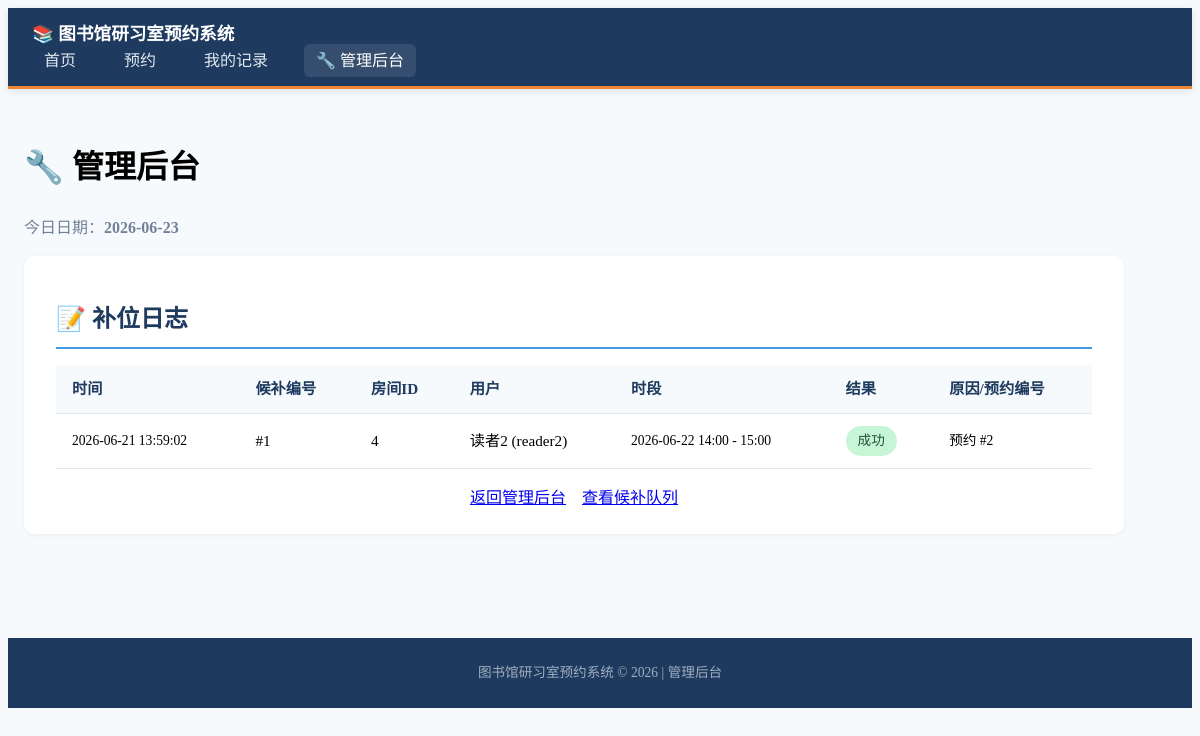
/admin/fill-logs, run on an earlier commit of the app's database.
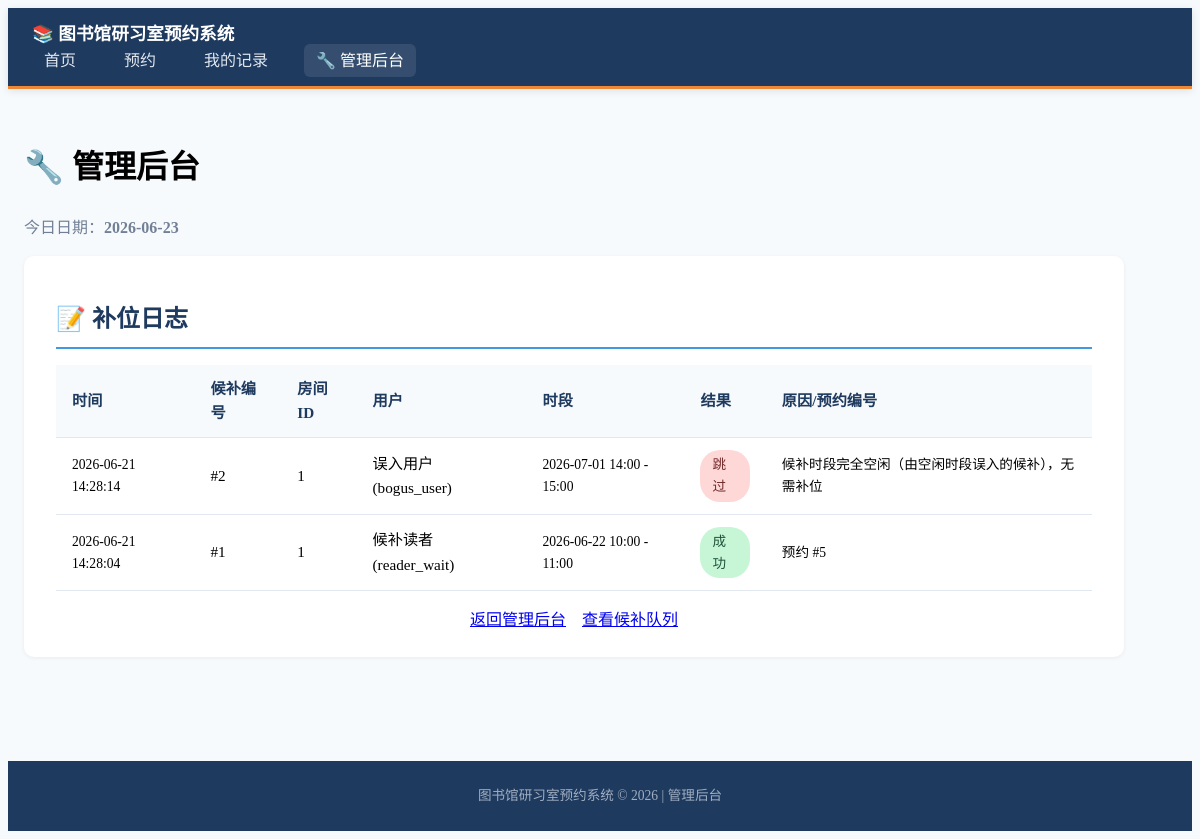
And on a later commit of the database.
### models.py (models this page shows)
class WaitlistFillLog(Base):
    __tablename__ = "waitlist_fill_logs"
    id = Column(Integer, primary_key=True, index=True)
    waitlist_id = Column(Integer, ForeignKey("waitlist_entries.id"), nullable=False)
    room_id = Column(Integer, nullable=False)
    user_id = Column(String(100), nullable=False)
    user_name = Column(String(100), nullable=False)
    start_time = Column(DateTime, nullable=False)
    end_time = Column(DateTime, nullable=False)
    success = Column(Boolean, nullable=False, default=False)
    reason = Column(Text, nullable=True)
    booking_id = Column(Integer, nullable=True)
    created_at = Column(DateTime, default=datetime.now)
    waitlist_entry = relationship("WaitlistEntry", back_populates="fill_logs")

### main.py (the view)
@app.get("/admin/fill-logs", response_class=HTMLResponse)
async def admin_fill_logs(
    request: Request,
    db: Session = Depends(get_db)
):
    logs = db.query(WaitlistFillLog).order_by(WaitlistFillLog.created_at.desc()).limit(200).all()
    return templates.TemplateResponse("admin.html", {
        "request": request,
        "fill_logs": logs,
        "show_fill_logs_tab": True,
        "today": date.today().strftime("%Y-%m-%d"),
    })

### templates/admin.html (shortened to what this page needs)
<!DOCTYPE html>
<html lang="zh-CN">
<head>
    <link rel="stylesheet" href="https://cdn.jsdelivr.net/npm/@picocss/pico@1/css/pico.min.css">
    <link rel="stylesheet" href="/static/style.css">
</head>
<body>
    <nav class="container-fluid nav-bar">
        <ul>
            <li><strong>📚 图书馆研习室预约系统</strong></li>
        </ul>
        <ul>
            <li><a href="/">首页</a></li>
            <li><a href="/book">预约</a></li>
            <li><a href="/history">我的记录</a></li>
            <li><a href="/admin" class="active">🔧 管理后台</a></li>
        </ul>
    </nav>
    <main class="container">
        <h1>🔧 管理后台</h1>
        <p class="muted">今日日期：<strong>{{ today }}</strong></p>
        {% if show_waitlist_tab %}
        <section>
            <h2>📋 候补队列</h2>
            <form method="get" action="/admin/waitlist" class="form-inline" style="margin-bottom:1rem;">
                <div>
                    <label for="filter_room">按房间筛选</label>
                    <select id="filter_room" name="room_id" onchange="this.form.submit()">
                        <option value="">全部房间</option>
                        {% for room in rooms %}
                        <option value="{{ room.id }}" {% if filter_room_id and filter_room_id == room.id %}selected{% endif %}>
                            {{ room.name }}
                        </option>
                        {% endfor %}
                    </select>
                </div>
            </form>
            {% if waitlist_entries %}
            <div class="table-container">
                <table>
                    <thead>
                        <tr>
                            <th>编号</th>
                            <th>房间</th>
                            <th>候补人</th>
                            <th>日期</th>
                            <th>候补时段</th>
                            <th>时长</th>
                            <th>排队位置</th>
                            <th>加入时间</th>
                        </tr>
                    </thead>
                    <tbody>
                        {% for we in waitlist_entries %}
                        {% set entry = we.entry %}
                        <tr>
                            <td>#{{ entry.id }}</td>
                            <td><strong>{{ entry.room.name }}</strong></td>
                            <td>{{ entry.user_name }} ({{ entry.user_id }})</td>
                            <td>{{ entry.start_time.strftime('%Y-%m-%d') }}</td>
                            <td>{{ entry.start_time.strftime('%H:%M') }} - {{ entry.end_time.strftime('%H:%M') }}</td>
                            <td>
                                {% set delta = (entry.end_time - entry.start_time).total_seconds() / 60 %}
                                {{ '%d' | format(delta) }} 分钟
                            </td>
                            <td><strong class="position-num">第 {{ we.position }} 位</strong></td>
                            <td class="small muted">{{ entry.created_at.strftime('%Y-%m-%d %H:%M') }}</td>
                        </tr>
                        {% endfor %}
                    </tbody>
                </table>
            </div>
            {% else %}
            <div class="empty-state">
                <p class="muted">当前无等待中的候补</p>
            </div>
            {% endif %}
            <div class="quick-links" style="margin-top:1rem;">
                <a href="/admin" role="button" class="secondary">返回管理后台</a>
                <a href="/admin/fill-logs" role="button" class="secondary">查看补位日志</a>
            </div>
        </section>
        {% elif show_fill_logs_tab %}
        <section>
            <h2>📝 补位日志</h2>
            {% if fill_logs %}
            <div class="table-container">
                <table>
                    <thead>
                        <tr>
                            <th>时间</th>
                            <th>候补编号</th>
                            <th>房间ID</th>
                            <th>用户</th>
                            <th>时段</th>
                            <th>结果</th>
                            <th>原因/预约编号</th>
                        </tr>
                    </thead>
                    <tbody>
                        {% for fl in fill_logs %}
                        <tr>
                            <td class="small">{{ fl.created_at.strftime('%Y-%m-%d %H:%M:%S') }}</td>
                            <td>#{{ fl.waitlist_id }}</td>
                            <td>{{ fl.room_id }}</td>
                            <td>{{ fl.user_name }} ({{ fl.user_id }})</td>
                            <td class="small">{{ fl.start_time.strftime('%Y-%m-%d %H:%M') }} - {{ fl.end_time.strftime('%H:%M') }}</td>
                            <td>
                                {% if fl.success %}
                                    <span class="badge badge-success">成功</span>
                                {% else %}
                                    <span class="badge badge-cancel">跳过</span>
                                {% endif %}
                            </td>
                            <td class="small">
                                {% if fl.success %}
                                    预约 #{{ fl.booking_id }}
                                {% else %}
                                    {{ fl.reason }}
                                {% endif %}
                            </td>
                        </tr>
                        {% endfor %}
                    </tbody>
                </table>
            </div>
            {% else %}
            <div class="empty-state">
                <p class="muted">暂无补位日志</p>
            </div>
            {% endif %}
            <div class="quick-links" style="margin-top:1rem;">
                <a href="/admin" role="button" class="secondary">返回管理后台</a>
                <a href="/admin/waitlist" role="button" class="secondary">查看候补队列</a>
            </div>
        </section>
        {% endif %}
    </main>
    <footer class="container-fluid footer-bar">
        <p class="muted small text-center">图书馆研习室预约系统 © 2026 | 管理后台</p>
    </footer>
</body>
</html>

### static/style.css (style rules this page uses)
:root { --primary-dark: #1e3a5f; --primary: #2c5282; --primary-light: #4299e1; --accent: #ed8936; --success: #38a169; --warning: #d69e2e; --danger: #e53e3e; --del-color: #c53030; --warn-color: #dd6b20; --bg-light: #f7fafc; --text-muted: #718096; }
body { background-color: var(--bg-light); line-height: 1.6; }
.nav-bar { background-color: var(--primary-dark); padding: 0.75rem 1.5rem; border-bottom: 3px solid var(--accent); box-shadow: 0 2px 8px rgba(0, 0, 0, 0.1); }
.nav-bar ul { list-style: none; display: flex; align-items: center; gap: 1.5rem; margin: 0; padding: 0; }
.nav-bar li { margin: 0; padding: 0; }
.nav-bar a { color: #e2e8f0; text-decoration: none; font-weight: 500; padding: 0.5rem 0.75rem; border-radius: 6px; transition: all 0.2s ease; }
.nav-bar a:hover, .nav-bar a.active { background-color: rgba(255, 255, 255, 0.1); color: #fff; }
.nav-bar li:first-child strong { color: #fff; font-size: 1.1rem; }
main.container { max-width: 1100px; padding: 2rem 1rem; }
section { background-color: #fff; padding: 1.5rem 2rem; border-radius: 10px; margin-bottom: 1.5rem; box-shadow: 0 1px 4px rgba(0, 0, 0, 0.06); }
section h2 { color: var(--primary-dark); border-bottom: 2px solid var(--primary-light); padding-bottom: 0.5rem; margin-bottom: 1rem; }
.badge { display: inline-block; padding: 0.25rem 0.75rem; border-radius: 20px; font-size: 0.85rem; font-weight: 500; }
.badge-success { background-color: #c6f6d5; color: #22543d; }
.badge-cancel { background-color: #fed7d7; color: #742a2a; }
.muted { color: var(--text-muted); }
.small { font-size: 0.85rem; }
.text-center { text-align: center; }
.table-container { overflow-x: auto; }
table { width: 100%; border-collapse: collapse; }
th, td { padding: 0.75rem 1rem; text-align: left; border-bottom: 1px solid #e2e8f0; }
th { background-color: var(--bg-light); color: var(--primary-dark); font-weight: 600; }
.quick-links { text-align: center; }
.link-grid, .quick-links { display: flex; flex-wrap: wrap; gap: 1rem; justify-content: center; }
.upcoming-section table, section table { font-size: 0.95rem; }
.footer-bar { background-color: var(--primary-dark); padding: 1.5rem; margin-top: 3rem; }
.footer-bar p { color: #a0aec0; margin: 0; }
button[role="button"], a[role="button"] { border-radius: 8px; font-weight: 500; transition: all 0.2s ease; }

What changed in the data, as far as the page shows it:
added WaitlistFillLog: created_at "2026-06-21 14:28:14", waitlist_id "2", room_id "1", user_name "误入用户", user_id "bogus_user", start_time "2026-07-01 14:00", end_time "15:00", success "跳过", reason "候补时段完全空闲（由空闲时段误入的候补），无需补位"
changed WaitlistFillLog: created_at "2026-06-21 13:59:02" → "2026-06-21 14:28:04"; room_id "4" → "1"; user_name "读者2" → "候补读者"; user_id "reader2" → "reader_wait"; start_time "2026-06-22 14:00" → "2026-06-22 10:00"; end_time "15:00" → "11:00"; booking_id "2" → "5"
